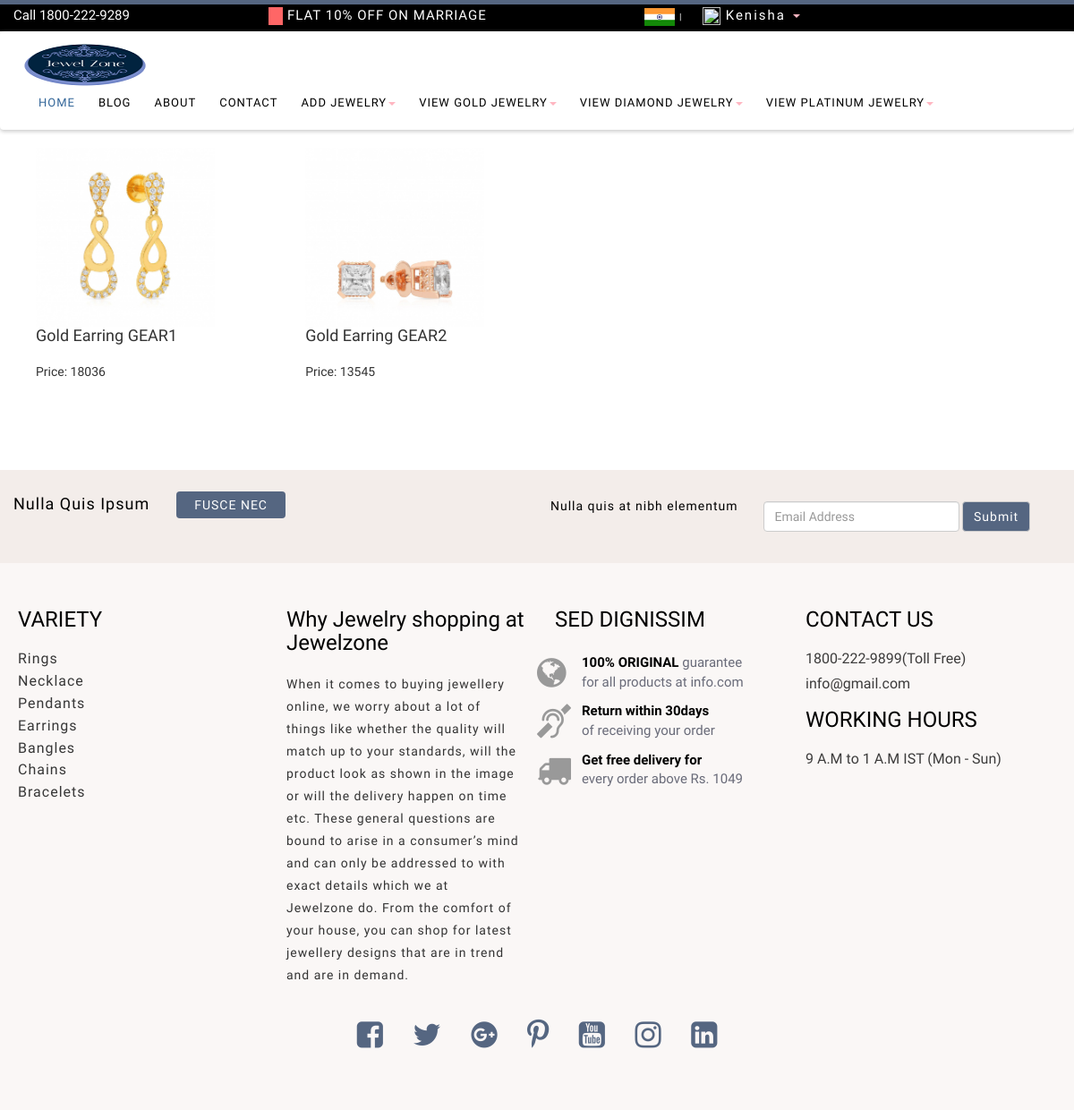
/view_gold_earrings/ (signed in), run on the app's committed database.
### jewelzone/models.py (models this page shows, shortened)
class User(models.Model):
    fname = models.CharField(max_length=50)
    lname = models.CharField(max_length=50)
    email = models.CharField(max_length=50)
    mobile = models.CharField(max_length=50)
    password = models.CharField(max_length=50)
    cpassword = models.CharField(max_length=50)
    usertype = models.CharField(max_length=50,default="user")
    user_image = models.ImageField(upload_to='user_image/',default='')

class Gold_jewelry(models.Model):
    CHOICES = (
        ("rings",'rings'),
        ("necklace",'necklace'),
        ("earrings",'earrings'),
        ("pendants",'pendants'),
        ("bangles",'bangles'),
        ("bracelet",'bracelet'),
        ("chains",'chains'),
    )
    METAL_COLOUR = (
        ("yellow",'yellow'),
        ("rose",'rose'),
        ("two_tone",'two_tone'),
    )
    GENDER = (
        ("men",'men'),
        ("women",'women'),
    )
    gold_category = models.CharField(max_length=50,choices=CHOICES,default="")
    gold_name = models.CharField(max_length=40)
    gold_des_code = models.CharField(max_length=10)
    gold_price = models.CharField(max_length=10)
    gold_gross = models.CharField(max_length=10)
    gold_net = models.CharField(max_length=10)
    gold_stone_wt = models.CharField(max_length=10,default="")
    gold_gender = models.CharField(max_length=20,choices=GENDER)
    gold_metal_colour = models.CharField(max_length=50,choices=METAL_COLOUR)
    gold_purity = models.CharField(max_length=10,default="22KT (916)")
    gold_certification = models.CharField(max_length=20,default="BIS Hallmark 916")
    gold_stock = models.CharField(max_length=20,default="Available")
    gold_image = models.ImageField(upload_to='gold_jewelry',default="")
    user = models.ForeignKey(User,on_delete=models.CASCADE,default="",null=True,blank=True)

### jewelzone/views.py (the view)
# urls.py: path('view_gold_earrings/',views.view_gold_earrings,name='view_gold_earrings'),
def view_gold_earrings(request):
    user = User.objects.get(email=request.session['email'])
    goldjew = Gold_jewelry.objects.filter(user=user,gold_category="earrings")
    return render(request,'gold/view_gold_earrings.html',{'goldjew':goldjew})

### jewelzone/templates/gold/view_gold_earrings.html (shortened to what this page needs)
{% extends 'seller_header.html' %}
{% load static %}
{% block content %}
<!DOCTYPE html>
<html lang="en">
<head>
    <link href="{% static 'css/bootstrap.min.css' %}" rel="stylesheet">
	<link href="{% static 'css/global.css' %}" rel="stylesheet">
	<link href="{% static 'css/index.css' %}" rel="stylesheet">
	<link href="{% static 'css/about.css' %}" rel="stylesheet">
	<link href="{% static 'css/shop.css' %}" rel="stylesheet">
	<link href="{% static 'css/contact.css' %}" rel="stylesheet">
	<link href="{% static 'css/blog.css' %}" rel="stylesheet">
	<link href="{% static 'css/detail.css' %}" rel="stylesheet">
	<link href="{% static 'css/shop_detail.css' %}" rel="stylesheet">
	<link rel="stylesheet" type="text/css" href="{% static 'css/font-awesome.min.css' %}">
</head>
<body>
<br>
        <div class="row" style="margin-left: 10px;">
            {% for ge in goldjew %}
            <div id="box" class="col-sm-3">
                <div class="container">
                    <div class="card">
                        <a href="{% url 'gold_product_detail' pk=ge.pk %}"><img class="card-img-top" src="{{ge.gold_image.url}}" alt="Card image" width="200px" height="200px"></a>
                        <div class="card-body">
                            <h4 class="card-title">{{ge.gold_name}}</h4><br>
                            <p class="card-text">Price: {{ge.gold_price}}</p><br>
                        </div>
                    </div>
                </div>
            </div>
            {% endfor %}
        </div>
        <br><br><br><br>
    {% include 'footer.html' %}
</body>
</html>
{% endblock %}

### jewelzone/templates/seller_header.html (shortened to what this page needs)
{% load static %}
<!DOCTYPE html>
<html lang="en">
<head>
	<link href="{% static 'css/bootstrap.min.css' %}" rel="stylesheet">
	<link href="{% static 'css/global.css' %}" rel="stylesheet">
	<link href="{% static 'css/index.css' %}" rel="stylesheet">
	<link href="{% static 'css/about.css' %}" rel="stylesheet">
	<link href="{% static 'css/shop.css' %}" rel="stylesheet">
	<link href="{% static 'css/contact.css' %}" rel="stylesheet">
	<link href="{% static 'css/blog.css' %}" rel="stylesheet">
	<link href="{% static 'css/detail.css' %}" rel="stylesheet">
	<link href="{% static 'css/shop_detail.css' %}" rel="stylesheet">
	<link rel="stylesheet" type="text/css" href="{% static 'css/font-awesome.min.css' %}">
</head>
<body>
	<section id="header" class="clearfix" style="background-color: black;">
		<div class="container">
			<div class="row">
				<div class="header_top clearfix">
					<div class="col-sm-3 header_top_left clearfix">
						<div class="header_top_left_inner clearfix" >
							<p><a href="#" style="font-size: 15px;">Call 1800-222-9289</a></p>
						</div>
					</div>
					<div class="col-sm-4 header_top_middle clearfix">
						<div class="header_top_middle_inner clearfix">
							<p><a href="#" style="font-size: 15px;"><span class="trouble_1"></span>FLAT 10% OFF ON MARRIAGE</a></p>
						</div>
					</div>
					<div class="col-sm-5 header_top_right clearfix">
						<div class="header_top_right_inner clearfix">
							<ul>
								<li><a href="#"><img src="{% static 'img/1.png' %}"></a><span class="trouble_2">|</span>
								</li>
								<li class="dropdown" style="margin-left: 15px;">
									<a class="tag_menu" href="#" data-toggle="dropdown" role="button"
										aria-expanded="false" style="font-size: 15px;"><img src="{{user.user_image.url}}" height="20px" width="20px"> {{request.session.fname}} <span class="caret"></span></a>
								</li>
							</ul>
						</div>
					</div>
				</div>
			</div>
		</div>
	</section>
	<section id="header_2" class="cd-secondary-nav">
		<nav class="navbar navbar-default">
			<div class="container-fluid">
				<div class="navbar-header page-scroll">
					<a class="navbar-brand" href="index.html"><img src="{% static 'img/2.png' %}"
							style="width: 150px; height: 75px;"></a>
				</div>
				<div class="collapse navbar-collapse" id="bs-example-navbar-collapse-1">
					<ul class="nav navbar-nav">
						<li>
							<a class="tag_menu active_tab" href="{% url 'seller_index' %}">HOME</a>
						</li>
						<li>
                        	<a class="tag_menu" href="{% url 'blog' %}">BLOG</a>
                    	</li>
						<li>
                        <a class="tag_menu" href="{% url 'about' %}">ABOUT</a>
                   		 </li>
					 <li>
                        <a class="tag_menu" href="{% url 'contact' %}">CONTACT</a>
                    </li>
					<li class="dropdown">
						<a class="tag_menu" href="#" data-toggle="dropdown" role="button"
							aria-expanded="false">ADD JEWELRY<span class="caret"></span></a>
					</li>
                        <li class="dropdown">
							<a class="tag_menu" href="#" data-toggle="dropdown" role="button"
								aria-expanded="false">VIEW GOLD JEWELRY<span class="caret"></span></a>
                        </li>
                        <li class="dropdown">
							<a class="tag_menu" href="#" data-toggle="dropdown" role="button"
								aria-expanded="false">VIEW DIAMOND JEWELRY<span class="caret"></span></a>
						</li>
						<li class="dropdown">
							<a class="tag_menu" href="#" data-toggle="dropdown" role="button"
								aria-expanded="false">VIEW PLATINUM JEWELRY<span class="caret"></span></a>
						</li>
					</ul>
				</div>
			</div>
		</nav>
	</section>
  {% block content %}
  {% endblock %}
  </body>
  </html>

### jewelzone/static/css/global.css (style rules this page uses)
body { font-family: 'Oswald', sans-serif }
h1,h2,h3,h4,h5,h6 { padding:0; margin:0; }
ul { padding:0; margin:0; list-style:none; }
p { padding:0; margin:0; }
.active_tab { color:#c08585!important; }
#header { background: #556681; border-top: 5px solid #556681; height:35px; padding-top:2px; }
.header_top_left_inner p a { font-size:14px; color:#FFFFFF; }
.header_top_middle { padding:0; margin:0; }
.header_top_middle_inner p a { font-size:14px; color:#FFFFFF; letter-spacing:1px; }
.header_top_middle_inner p .trouble_1 { padding:3px 8px; margin-right:10px; background:#FF6666; font-weight:600; font-size:12px; color:#FFFFFF; }
.header_top_right_inner ul li { display:inline-block; margin-left:5px; }
.header_top_right_inner ul li a { font-size:12px; color:#FFFFFF; letter-spacing:2px; }
.header_top_right_inner ul li .trouble_2 { margin-left:10px; margin-right:10px; color:#FFFFFF; font-size:10px; }
#header_2 .navbar-default { background-color: #fff; border: none!important; min-height: 75px; padding-bottom:10px; box-shadow: 0px 2px 4px #ccc; margin-bottom:0!important; }
#header_2 .navbar-brand { padding: 0px; margin-left:15px!important; }
#header_2 .navbar-nav { margin-left: 100px; margin-top: 10px; }
#header_2 .navbar-default .navbar-nav .active_tab { color:#336699!important; }
#header_2 .navbar-default .navbar-nav li .tag_menu { color: #000; font-size: 16px; letter-spacing: 1px; }
@media (min-width:961px) and (max-width:1200px) { .container { width: auto; } }
@media (min-width:961px) and (max-width:1200px) { .header_top_middle_inner p a { font-size: 11px; } }
@media (min-width:961px) and (max-width:1200px) { .header_top_middle_inner p .trouble_1 { margin-right: 5px; font-size: 12px; } }
@media (min-width:961px) and (max-width:1200px) { .header_top_right_inner ul li .trouble_2 { margin-left: 5px; margin-right: 5px; } }
@media (min-width:961px) and (max-width:1200px) { .header_top_right_inner ul li a { font-size: 10px; } }
@media (min-width:961px) and (max-width:1200px) { #header_2 .navbar-brand { margin-left: 5px!important; } }
@media (min-width:961px) and (max-width:1200px) { #header_2 .navbar-brand img { width:80%; } }
@media (min-width:961px) and (max-width:1200px) { #header_2 .navbar-nav { margin-left: 0px; } }
@media (min-width:961px) and (max-width:1200px) { #header_2 .navbar-default .navbar-nav li .tag_menu { font-size: 13px; padding:10px 13px; } }

### jewelzone/static/css/index.css (style rules this page uses)
body { font-family: 'Oswald', sans-serif }
h1,h2,h3,h4,h5,h6 { padding:0; margin:0; }
ul { padding:0; margin:0; list-style:none; }
p { padding:0; margin:0; }
.active_tab { color:#c08585!important; }

### jewelzone/static/css/about.css (style rules this page uses)
body { font-family: 'Oswald', sans-serif }
h1,h2,h3,h4,h5,h6 { padding:0; margin:0; }
ul { padding:0; margin:0; list-style:none; }
p { padding:0; margin:0; }
.active_tab { color:#c08585!important; }

### jewelzone/static/css/shop.css (style rules this page uses)
body { font-family: 'Oswald', sans-serif }
h1,h2,h3,h4,h5,h6 { padding:0; margin:0; }
ul { padding:0; margin:0; list-style:none; }
p { padding:0; margin:0; }
.active_tab { color:#c08585!important; }

### jewelzone/static/css/contact.css (style rules this page uses)
body { font-family: 'Oswald', sans-serif }
h1,h2,h3,h4,h5,h6 { padding:0; margin:0; }
ul { padding:0; margin:0; list-style:none; }
p { padding:0; margin:0; }
.active_tab { color:#c08585!important; }

### jewelzone/static/css/blog.css (style rules this page uses)
body { font-family: 'Oswald', sans-serif }
h1,h2,h3,h4,h5,h6 { padding:0; margin:0; }
ul { padding:0; margin:0; list-style:none; }
p { padding:0; margin:0; }
.active_tab { color:#c08585!important; }

### jewelzone/static/css/detail.css (style rules this page uses)
body { font-family: 'Oswald', sans-serif }
h1,h2,h3,h4,h5,h6 { padding:0; margin:0; }
ul { padding:0; margin:0; list-style:none; }
p { padding:0; margin:0; }
.active_tab { color:#c08585!important; }

### jewelzone/static/css/shop_detail.css (style rules this page uses)
body { font-family: 'Oswald', sans-serif }
h1,h2,h3,h4,h5,h6 { padding:0; margin:0; }
ul { padding:0; margin:0; list-style:none; }
p { padding:0; margin:0; }
.active_tab { color:#c08585!important; }
a:link { text-decoration:none; }

### jewelzone/templates/seller_header.html (style rules this page uses)
span { color: lightpink; }

### jewelzone/templates/gold/view_gold_earrings.html (style rules this page uses)
span { color: lightpink; }

### data on the page
User: session.fname "Kenisha"
Gold_jewelry: gold_image (picture), gold_name "Gold Earring GEAR1", gold_price "18036"
Gold_jewelry: gold_image (picture), gold_name "Gold Earring GEAR2", gold_price "13545"
